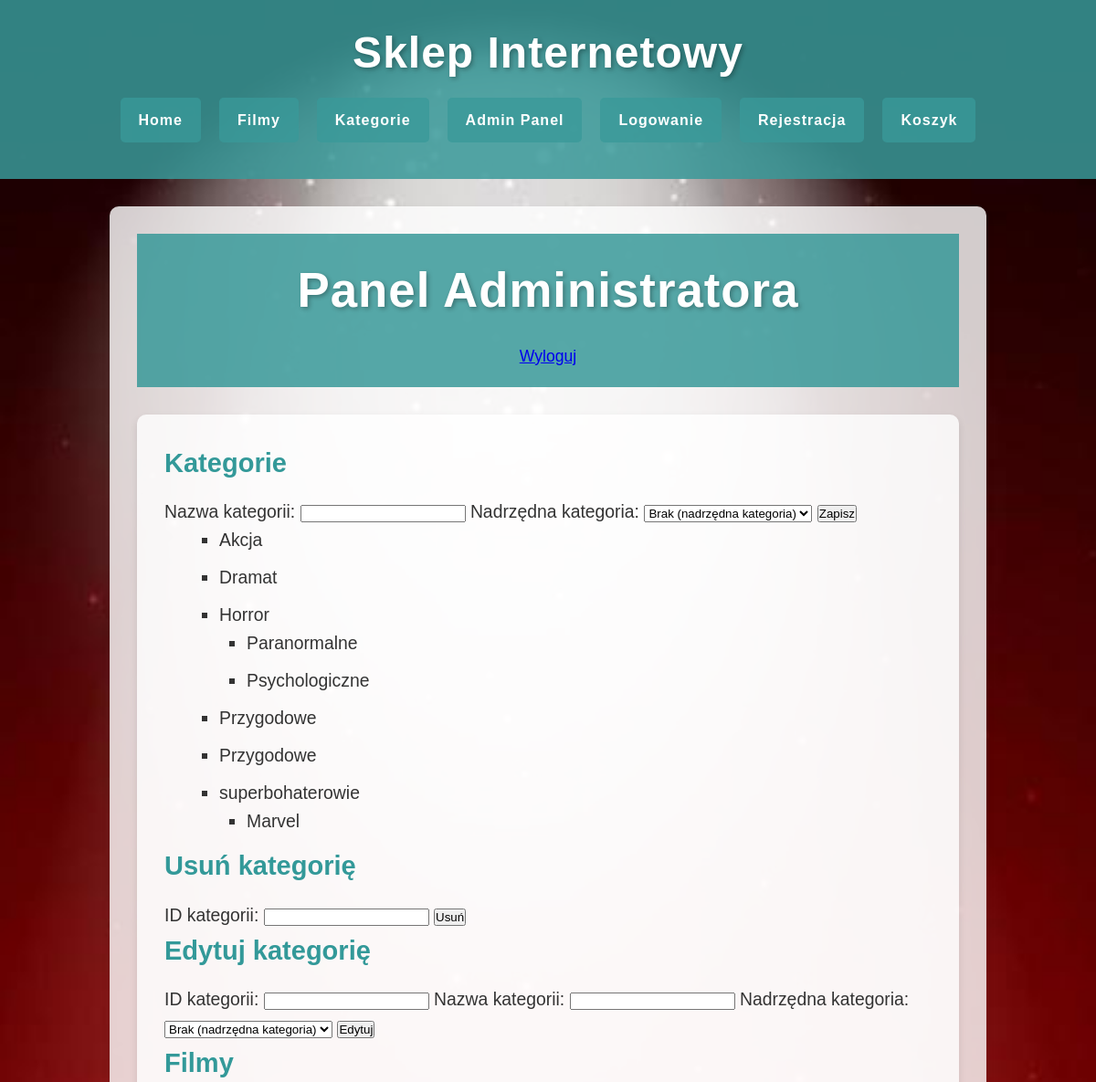
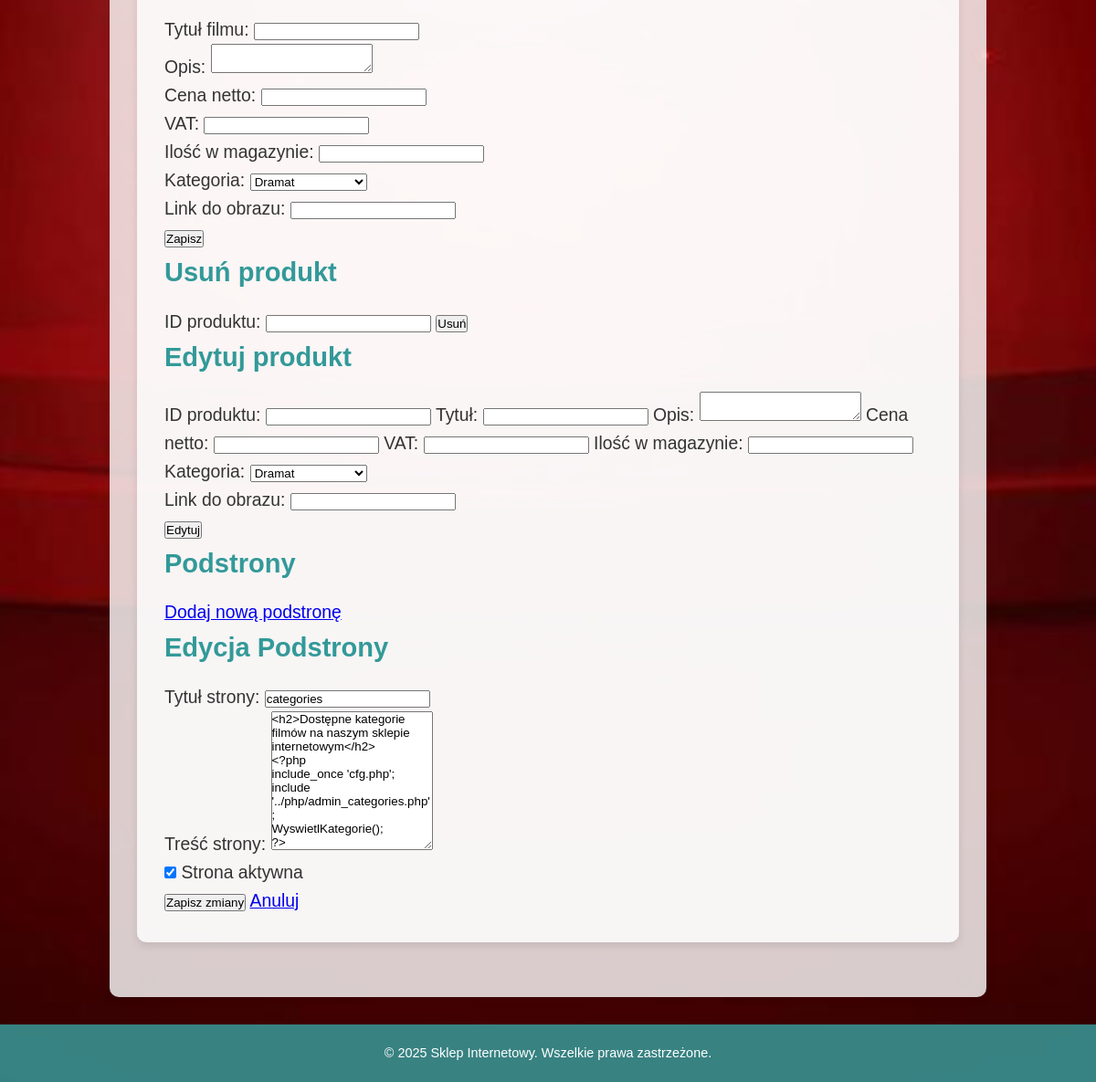
Page /pages/index.php?idp=admin_panel&action=edit&id=3 (signed in) on the committed database (2 pictures, top to bottom).
### tables this page shows
CREATE TABLE `kategorie` (
  `id` int(11) NOT NULL,
  `nazwa` varchar(255) NOT NULL,
  `matka` int(11) DEFAULT NULL
);

CREATE TABLE `page_list` (
  `id` int(11) NOT NULL,
  `page_title` varchar(255) NOT NULL,
  `page_content` text NOT NULL,
  `status` int(1) NOT NULL DEFAULT 1
);

### pages/admin_panel.php (the view, shortened to what this page needs)
<?php
include_once '../php/admin_subpages.php';
include_once '../php/admin_categories.php';
include_once '../php/admin_products.php';
?>
<div class="header">
    <h1 style="color:white;">Panel Administratora</h1>
    <a href="index.php?idp=logout" onclick="event.preventDefault(); document.getElementById('logoutForm').submit();">Wyloguj</a>
</div>
<div class="main-content">
    <div id="categoriesPanel" class="panel">
        <h2>Kategorie</h2>
        <form id="categoryForm" method="POST" action="index.php?idp=admin_panel" onsubmit="return showCategoryAlert()">
            <label for="categoryName">Nazwa kategorii:</label>
            <input type="text" id="categoryName" name="categoryName" required>
            <label for="parentCategory">Nadrzędna kategoria:</label>
            <select id="parentCategory" name="parentCategory">
                <option value="0">Brak (nadrzędna kategoria)</option>
            </select>
            <button type="submit">Zapisz</button>
        </form>
        <ul id="categoryList">
            <?php WyswietlKategorie(); ?>
        </ul>
        <div id="deleteCategoryPanel" class="panel">
            <h2>Usuń kategorię</h2>
            <form method="POST" action="index.php?idp=admin_panel" onsubmit="return showCategoryDeleteAlert()">
                <label for="deleteCategoryId">ID kategorii:</label>
                <input type="number" id="deleteCategoryId" name="categoryId" required>
                <button type="submit">Usuń</button>
            </form>
        </div>
        <div id="editCategoryPanel" class="panel">
            <h2>Edytuj kategorię</h2>
            <form method="POST" action="index.php?idp=admin_panel">
                <label for="editCategoryId">ID kategorii:</label>
                <input type="number" id="editCategoryId" name="categoryId" required>
                <label for="editCategoryName">Nazwa kategorii:</label>
                <input type="text" id="editCategoryName" name="categoryName" required>
                <label for="editParentCategory">Nadrzędna kategoria:</label>
                <select id="editParentCategory" name="parentCategory">
                    <option value="0">Brak (nadrzędna kategoria)</option>
                </select>
                <button type="submit">Edytuj</button>
            </form>
        </div>
    </div>
    <div id="productsPanel" class="panel">
        <h2>Filmy</h2>
        <form id="productForm" method="POST" action="index.php?idp=admin_panel" onsubmit="return showProductAlert()">
            <label for="productName">Tytuł filmu:</label>
            <input type="text" id="productName" name="productName" required><br>
            <label for="productDescription">Opis:</label>
            <textarea id="productDescription" name="productDescription"></textarea><br>
            <label for="productPrice">Cena netto:</label>
            <input type="number" id="productPrice" name="productPrice" step="0.01" required><br>
            <label for="productVat">VAT:</label>
            <input type="number" id="productVat" name="productVat" step="0.01" required><br>
            <label for="productStock">Ilość w magazynie:</label>
            <input type="number" id="productStock" name="productStock" required><br>
            <label for="productCategory">Kategoria:</label>
            <select id="productCategory" name="productCategory">
                <?php
                $result = $mysqli->query("SELECT id, nazwa FROM kategorie");
                while ($row = $result->fetch_assoc()) {
                    echo "<option value='" . $row['id'] . "'>" . $row['nazwa'] . "</option>";
                }
                ?>
            </select><br>
            <label for="productImage">Link do obrazu:</label>
            <input type="text" id="productImage" name="productImage"><br>
            <button type="submit">Zapisz</button>
        </form>
        <div id="deleteProductPanel" class="panel">
            <h2>Usuń produkt</h2>
            <form method="POST" action="index.php?idp=admin_panel" onsubmit="return showProductDeleteAlert()">
                <label for="deleteProductId">ID produktu:</label>
                <input type="number" id="deleteProductId" name="productId" required>
                <button type="submit">Usuń</button>
            </form>
        </div>
        <div id="editProductPanel" class="panel">
            <h2>Edytuj produkt</h2>
            <form method="POST" action="index.php?idp=admin_panel" enctype="multipart/form-data">
                <label for="editProductId">ID produktu:</label>
                <input type="number" id="editProductId" name="productId" required>
                <label for="editProductTitle">Tytuł:</label>
                <input type="text" id="editProductTitle" name="title" required>
                <label for="editProductDescription">Opis:</label>
                <textarea id="editProductDescription" name="description"></textarea>
                <label for="editProductPrice">Cena netto:</label>
                <input type="number" id="editProductPrice" name="price_net" step="0.01" required>
                <label for="editProductVat">VAT:</label>
                <input type="number" id="editProductVat" name="vat_tax" step="0.01" required>
                <label for="editProductStock">Ilość w magazynie:</label>
                <input type="number" id="editProductStock" name="stock_quantity" required>
                <label for="editProductCategory">Kategoria:</label>
                <select id="editProductCategory" name="productCategory" required>
                    <?php
                    $result = $mysqli->query("SELECT id, nazwa FROM kategorie");
                    while ($row = $result->fetch_assoc()) {
                        echo "<option value='" . $row['id'] . "'>" . $row['nazwa'] . "</option>";
                    }
                    ?>
                </select><br>
                <label for="editProductImage">Link do obrazu:</label>
                <input type="text" id="editProductImage" name="image_path"><br>
                <button type="submit">Edytuj</button>
            </form>
        </div>
        <div id="subpagesPanel" class="panel">
            <h2>Podstrony</h2>
            <div>
                <a href="index.php?idp=admin_panel&action=add" class="button">Dodaj nową podstronę</a>
                <?php
                if (isset($_GET['action'])) {
                    if ($_GET['action'] === 'edit' && isset($_GET['id'])) {
                        echo EdytujPodstrone($mysqli);
                    } elseif ($_GET['action'] === 'add') {
                        echo DodajNowaPodstrone($mysqli);
                    } else {
                        echo '<div class="alert alert-error">Nieznana akcja!</div>';
                    }
                } else {
                    echo ListaPodstron($mysqli);
                }
                ?>
            </div>
        </div>
    </div>
</div>

### php/admin_categories.php (shortened to what this page needs)
<?php
$mysqli = new mysqli("localhost", "root", "", "shop");
function WyswietlKategorie($parent_id = null, $poziom = 0) {
    global $mysqli;
    $stmt = $mysqli->prepare("SELECT id, nazwa FROM kategorie WHERE matka " . ($parent_id === null ? "IS NULL" : "= ?") . " ORDER BY nazwa ASC");
    if ($parent_id !== null) {
        $stmt->bind_param("i", $parent_id);
    }
    $stmt->execute();
    $result = $stmt->get_result();
    if ($result->num_rows > 0) {
        echo "<ul>";
        while ($row = $result->fetch_assoc()) {
            echo "<li>" . htmlspecialchars($row['nazwa']);
            WyswietlKategorie($row['id'], $poziom + 1);
            echo "</li>";
        }
        echo "</ul>";
    }
}
?>

### php/admin_subpages.php (shortened to what this page needs)
<?php
function EdytujPodstrone($mysqli)
{
  $id = filter_var($_GET['id'], FILTER_VALIDATE_INT);
  $query = "SELECT * FROM page_list WHERE id = ? LIMIT 1";
  $stmt = mysqli_prepare($mysqli, $query);
  mysqli_stmt_bind_param($stmt, "i", $id);
  mysqli_stmt_execute($stmt);
  $result = mysqli_stmt_get_result($stmt);
  $page = mysqli_fetch_assoc($result);
  $form = '
    <div class="card">
        <h2>Edycja Podstrony</h2>
        <form method="POST">
            <div class="form-group">
                <label for="page_title">Tytuł strony:</label>
                <input type="text" class="form-control" id="page_title" name="page_title"
                       value="' . htmlspecialchars($page['page_title']) . '" required>
            </div>
            <div class="form-group">
                <label for="page_content">Treść strony:</label>
                <textarea class="form-control" id="page_content" name="page_content"
                          rows="10" required>' . htmlspecialchars($page['page_content']) . '</textarea>
            </div>
            <div class="form-group">
                <label class="checkbox-label">
                    <input type="checkbox" name="page_active" ' . ($page['status'] ? 'checked' : '') . '>
                    Strona aktywna
                </label>
            </div>
            <div class="form-buttons">
                <button type="submit" name="save_page" class="btn btn-success">Zapisz zmiany</button>
                <a href="index.php?idp=admin_panel" class="btn btn-secondary">Anuluj</a>
            </div>
        </form>
    </div>';
  return $form;
}

### css/style.css (style rules this page uses)
* { margin: 0; padding: 0; box-sizing: border-box; font-family: 'Arial', sans-serif; }
html, body { height: 100%; }
body { display: flex; flex-direction: column; min-height: 100vh; background: url('../img/other/background.jpg') no-repeat center center fixed; background-size: cover; color: #333; line-height: 1.6; }
.header { background: rgba(57, 153, 153, 0.85); text-align: center; padding: 20px; color: white; }
.header h1 { font-size: 3em; text-shadow: 2px 2px 5px rgba(0, 0, 0, 0.3); letter-spacing: 1px; }
.main-content { background-color: rgba(255, 255, 255, 0.8); max-width: 1200px; margin: 30px auto; padding: 30px; box-shadow: 0 4px 8px rgba(0, 0, 0, 0.1); border-radius: 10px; font-size: 1.1em; flex-grow: 1; }
.main-content h1, .main-content h2 { color: #399; margin-bottom: 15px; }
.main-content ul { margin-left: 20px; padding-left: 10px; list-style-type: square; }
.main-content ul li { margin-bottom: 10px; }
.header, .footer { transition: background-color 0.5s ease; }

### rows in the picture
kategorie: nazwa "Akcja"
kategorie: nazwa "Dramat"
kategorie: nazwa "Horror"
kategorie: nazwa "Paranormalne"
kategorie: nazwa "Psychologiczne"
kategorie: nazwa "Przygodowe"
kategorie: nazwa "Przygodowe"
kategorie: nazwa "superbohaterowie"
kategorie: nazwa "Marvel"
page_list: page_title "categories", page_content "<h2>Dostępne kategorie filmów na naszym sklepie internetowym</h2> <?php include_once 'cfg.php'; include '../php/admin_categories.php'; WyswietlKategorie(); ?>", status "☑"

### other values in the picture
form field productCategory "Dramat"
